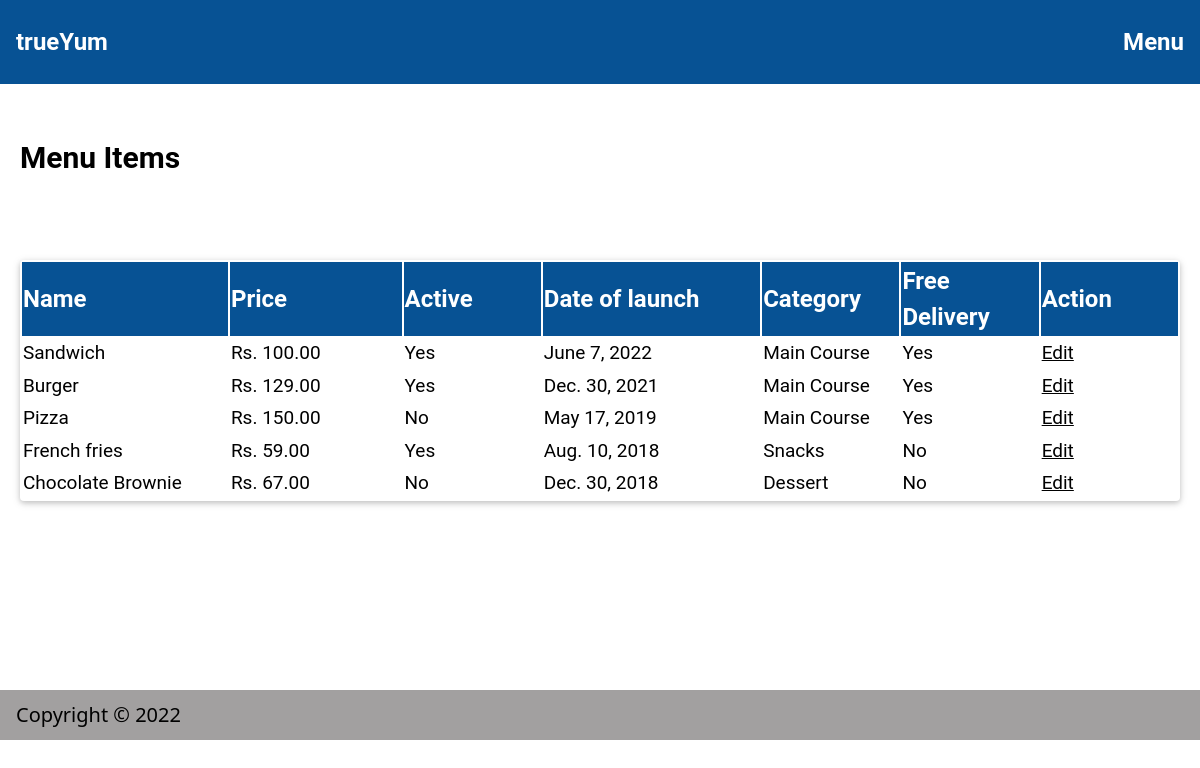
Page /menu/admin on the earlier database version.
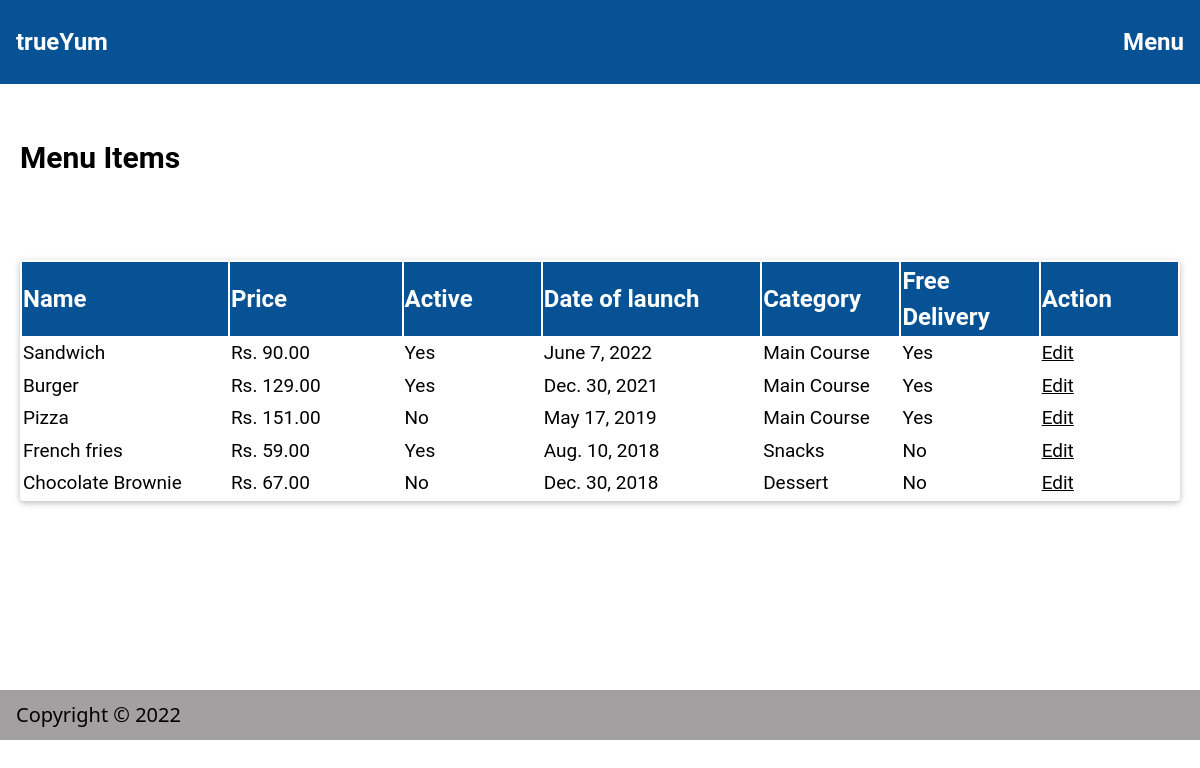
Same page on the later database version.
### firstApp/models.py (models this page shows)
class Menu(models.Model):
    name=models.CharField(max_length=250)
    price=models.DecimalField(max_digits=6,decimal_places=2)
    active=models.BooleanField()
    launch_date=models.DateField()
    category=models.CharField(max_length=250)
    free_delivery=models.BooleanField()
    date_created=models.DateTimeField()

### firstApp/views.py (the view)
# urls.py: path('menu/admin',views.menu_admin, name='menu'),
def menu_admin(request):
    menu_items = Menu.objects.all();
    return render(request,'menu_admin.html',{'menu_items':menu_items})

### templates/menu_admin.html (shortened to what this page needs)
{% load static %}
<!DOCTYPE html>
<html>
<head>
    <link  href="{% static 'style.css' %}" rel="stylesheet" >
</head>
<body>
    <header class="container blue">
        <a style="text-decoration:none" href="/"><p class="left xlarge"><b>trueYum</b></p></a>
        <a style="text-decoration:none" href="/menu/admin"><p class="right xlarge"><b>Menu</b></i></a>
    </header>
    <h2 style="margin-left: 20px;margin-top: 50px;"><b>Menu Items</b></h2>
    <div class="card round" style="margin-left:20px;margin-right:20px">
        <table style="width:100%;margin-top: 80px;">
            <thead class="blue">
                <tr class="xlarge">
                    <td style="width:18%"><b>Name</b></td>
                    <td style="width:15%"><b>Price</b></td>
                    <td style="width:12%"><b>Active</b></td>
                    <td style="width:19%"><b>Date of launch</b></td>
                    <td style="width:12%"><b>Category</b></td>
                    <td style="width:12%"><b>Free Delivery</b></td>
                    <td style="width:12%"><b>Action</b></td>
                </tr>
            </thead>
            <tbody>
                {% for item in menu_items %}
                <tr class="large">
                    <td style="width:18%">{{ item.name }}</td>
                    <td style="width:15%">Rs. {{ item.price }}</td>
                    <td style="width:12%">{{ item.active|yesno:"Yes,No" }}</td>
                    <td style="width:19%">{{ item.launch_date }}</td>
                    <td style="width:12%">{{ item.category }}</td>
                    <td style="width:12%">{{ item.free_delivery|yesno:"Yes,No" }}</td>
                    <td style="width:12%"><a href="/menu/admin/edit/{{ item.id }}">Edit</a></td>
                </tr>
                {% endfor %}
            </tbody>
        </table>
    </div>
    <footer class="container grey" style="margin-top:189px;">
        <h4>Copyright © 2022</h4>
    </footer>
</body>
</html>

Differences in the rows shown:
changed Menu "Sandwich": price "100.00" → "90.00"
changed Menu "Pizza": price "150.00" → "151.00"
